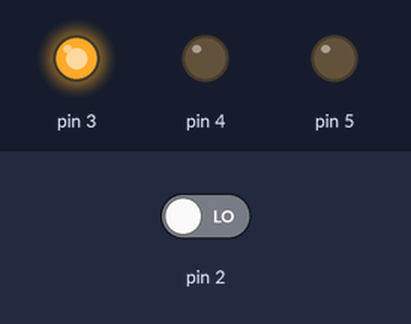
A sketch run on a simulated Arduino Uno, built with avr-gcc and run on an emulated ATmega328P. Shown: output pins drawn as LEDs (lit = HIGH). Dashed ring = blinking. The test bench sets the inputs (shaded band); at power-on: pin 2 LOW.

Above: at 1.2 s.
1.3 s: pin 2 driven HIGH
At 1.67 s:
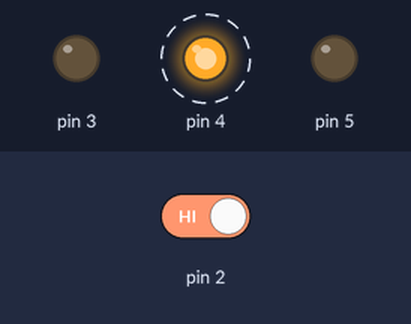
At 2.67 s:
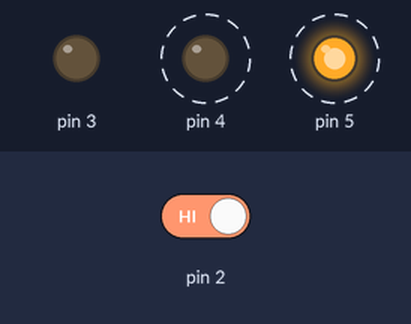
4.3 s: pin 2 driven LOW
At 5.0 s:
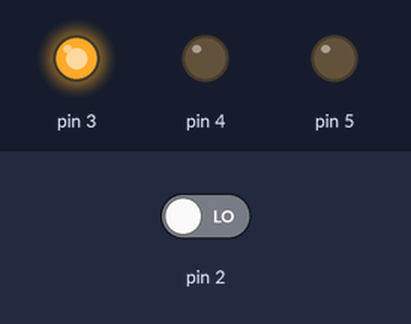
Timing chart, 0 to 7.3 s (numbered marks = the images above; inputs shaded):
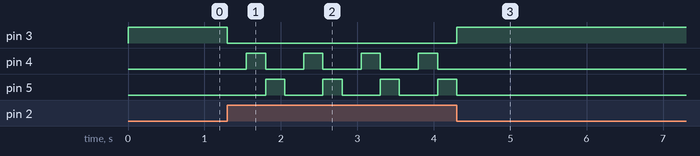

Measured:
- after the input at 1.3 s, pin 3: HIGH → LOW at once; pin 4: alternates HIGH for 0.25 s and LOW for 0.50 s, starting after 0.25 s; pin 5: alternates HIGH for 0.25 s and LOW for 0.50 s, starting after 0.50 s
- after the input at 4.3 s, pin 3: LOW → HIGH at once; pin 4: stops changing and stays LOW; pin 5: goes on until 4.3 s, then stays LOW

The sketch:

project2.ino
```cpp
void setup() {
  // put your setup code here, to run once:
  pinMode(2, INPUT);
  pinMode(3, OUTPUT);
  pinMode(4, OUTPUT);
  pinMode(5, OUTPUT);
}

void loop() {
  // put your main code here, to run repeatedly:
  if (digitalRead(2) == HIGH){
      digitalWrite(3, LOW);
      digitalWrite(4, LOW);
      digitalWrite(5, LOW);
      delay(250);
      digitalWrite(4, HIGH);
      delay(250);
      digitalWrite(4, LOW);
      digitalWrite(5, HIGH);
      delay(250);
  } else {
      digitalWrite(3, HIGH);
      digitalWrite(4, LOW);
      digitalWrite(5, LOW);
  }

}
```
